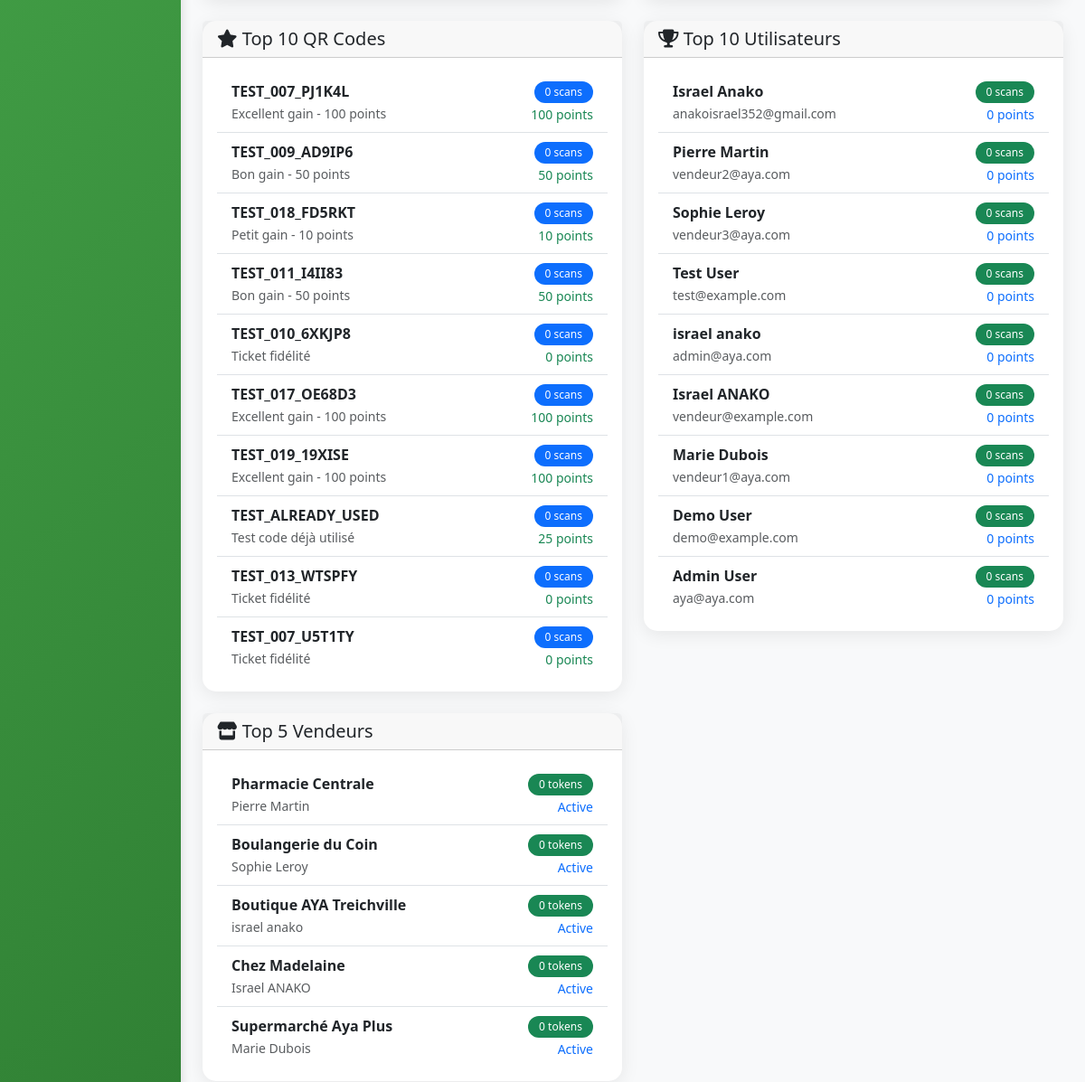
/dashboard/analytics/ (signed in, middle part), run on an earlier commit of the app's database.
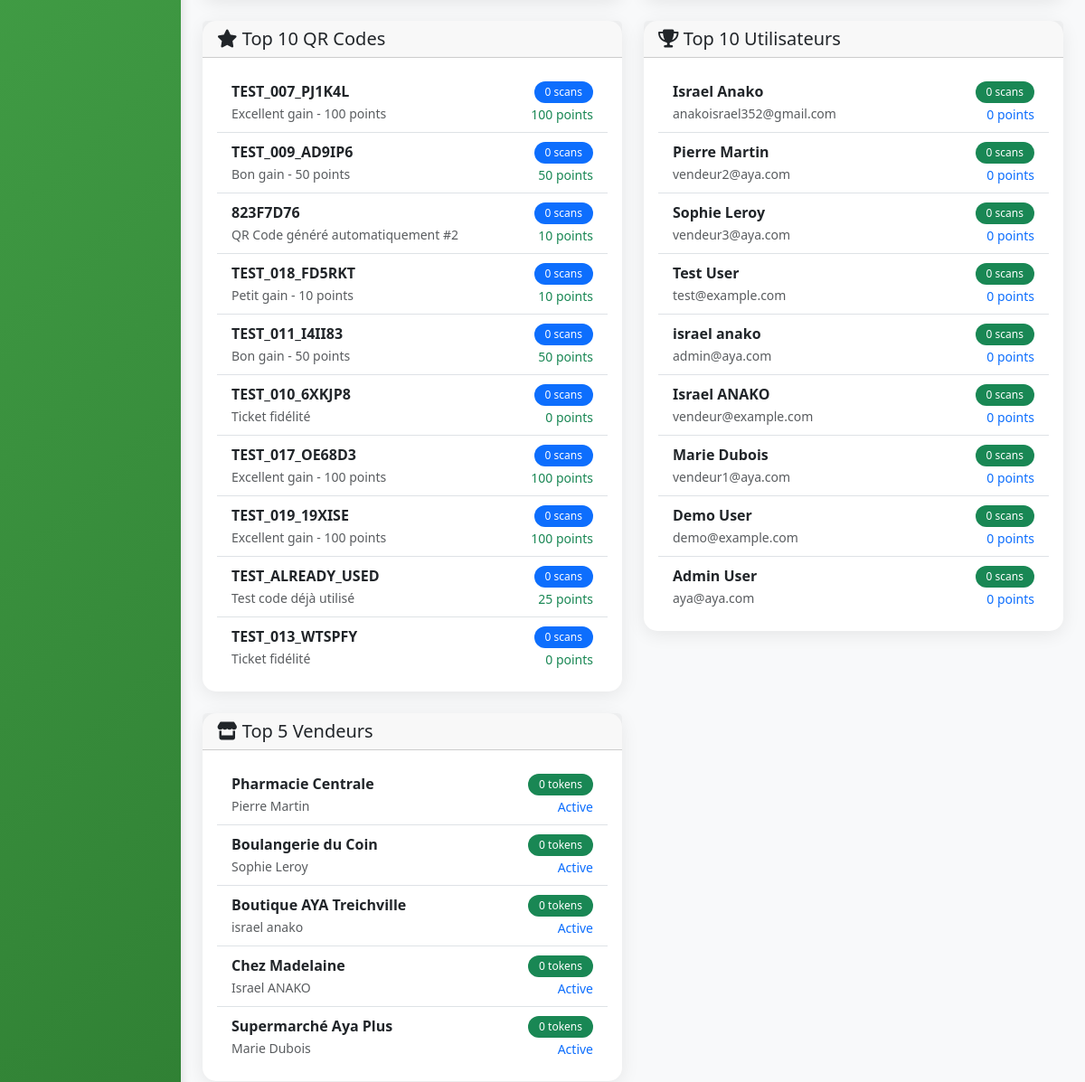
And on a later commit of the database.
### qr_codes/models.py (models this page shows, shortened)
class QRCode(models.Model):
    PRIZE_TYPES = [
        ('points', 'Points'),
        ('try_again', 'Réessayer'),
        ('loyalty_bonus', 'Bonus Fidélité'),
        ('mystery_box', 'Boîte Mystère'),
    ]
    id = models.UUIDField(primary_key=True, default=uuid.uuid4, editable=False)
    code = models.CharField(max_length=100, unique=True)
    points = models.IntegerField()
    description = models.TextField(max_length=500)
    prize_type = models.CharField(max_length=20, choices=PRIZE_TYPES, default='points')
    is_active = models.BooleanField(default=True)
    expires_at = models.DateTimeField(null=True, blank=True)
    created_at = models.DateTimeField(auto_now_add=True)
    created_by = models.ForeignKey(User, on_delete=models.SET_NULL, null=True, blank=True, related_name='created_qr_codes')
    batch_number = models.CharField(max_length=50, blank=True, help_text="Numéro de lot (ex: 4151000)")
    batch_sequence = models.IntegerField(null=True, blank=True, help_text="Numéro de séquence dans le lot")
    is_printed = models.BooleanField(default=False, help_text="QR code imprimé sur bouteille")
    class Meta:
        db_table = 'qr_codes'
        verbose_name = 'QR Code'
        verbose_name_plural = 'QR Codes'
        ordering = ['-created_at']

### authentication/models.py (models this page shows, shortened)
class User(AbstractUser):
    id = models.UUIDField(primary_key=True, default=uuid.uuid4, editable=False)
    email = models.EmailField(unique=True)
    first_name = models.CharField(max_length=30)
    last_name = models.CharField(max_length=30)
    available_points = models.IntegerField(default=0)
    exchanged_points = models.IntegerField(default=0)
    collected_qr_codes = models.IntegerField(default=0)
    personal_qr_code = models.CharField(max_length=100, unique=True, blank=True)
    created_at = models.DateTimeField(auto_now_add=True)
    last_login_at = models.DateTimeField(null=True, blank=True)
    USERNAME_FIELD = 'email'
    REQUIRED_FIELDS = ['first_name', 'last_name']
    objects = UserManager()
    class Meta:
        db_table = 'auth_user'
        verbose_name = 'User'
        verbose_name_plural = 'Users'
    @property
    def full_name(self):
        return f"{self.first_name} {self.last_name}"

class Vendor(models.Model):
    STATUS_CHOICES = [
        ('active', 'Actif'),
        ('inactive', 'Inactif'),
        ('suspended', 'Suspendu'),
    ]
    id = models.UUIDField(primary_key=True, default=uuid.uuid4, editable=False)
    user = models.OneToOneField(User, on_delete=models.CASCADE, related_name='vendor_profile')
    vendor_code = models.CharField(max_length=20, unique=True)
    business_name = models.CharField(max_length=200)
    business_address = models.TextField()
    phone_number = models.CharField(max_length=20)
    status = models.CharField(max_length=20, choices=STATUS_CHOICES, default='active')
    latitude = models.DecimalField(max_digits=10, decimal_places=7, null=True, blank=True, help_text="Latitude GPS")
    longitude = models.DecimalField(max_digits=10, decimal_places=7, null=True, blank=True, help_text="Longitude GPS")
    city = models.CharField(max_length=100, blank=True, help_text="Ville")
    region = models.CharField(max_length=100, blank=True, help_text="Région")
    country = models.CharField(max_length=100, default="Côte d'Ivoire", help_text="Pays")
    created_at = models.DateTimeField(auto_now_add=True)
    updated_at = models.DateTimeField(auto_now=True)
    created_by = models.ForeignKey(User, on_delete=models.SET_NULL, null=True, blank=True, related_name='created_vendors')
    class Meta:
        db_table = 'vendors'
        verbose_name = 'Vendor'
        verbose_name_plural = 'Vendors'
        ordering = ['-created_at']
    @property
    def full_name(self):
        return f"{self.user.first_name} {self.user.last_name}".strip() or self.user.email

### dashboard/views.py (the view)
# urls.py: path('analytics/', views.analytics, name='analytics'),
@login_required
@user_passes_test(is_admin)
def analytics(request):
    today = timezone.now().date()
    week_ago = today - timedelta(days=7)
    month_ago = today - timedelta(days=30)
    daily_scans = []
    for i in range(7):
        date = week_ago + timedelta(days=i)
        count = UserQRCode.objects.filter(
            scanned_at__date=date
        ).count()
        daily_scans.append({
            'date': date.strftime('%d/%m'),
            'count': count
        })
    daily_points = []
    for i in range(7):
        date = week_ago + timedelta(days=i)
        points = UserQRCode.objects.filter(
            scanned_at__date=date
        ).aggregate(total=Sum('points_earned'))['total'] or 0
        daily_points.append({
            'date': date.strftime('%d/%m'),
            'points': points
        })
    daily_games = []
    for i in range(7):
        date = week_ago + timedelta(days=i)
        spin_wheel_count = GameHistory.objects.filter(
            game_type='spin_wheel',
            played_at__date=date
        ).count()
        scratch_count = GameHistory.objects.filter(
            game_type='scratch_and_win',
            played_at__date=date
        ).count()
        daily_games.append({
            'date': date.strftime('%d/%m'),
            'spin_wheel': spin_wheel_count,
            'scratch_and_win': scratch_count,
        })
    daily_tokens = []
    for i in range(7):
        date = week_ago + timedelta(days=i)
        created_count = ExchangeToken.objects.filter(
            created_at__date=date
        ).count()
        used_count = ExchangeToken.objects.filter(
            used_at__date=date
        ).count()
        daily_tokens.append({
            'date': date.strftime('%d/%m'),
            'created': created_count,
            'used': used_count,
        })
    top_qr_codes = QRCode.objects.annotate(
        scan_count=Count('scanned_by_users')
    ).order_by('-scan_count')[:10]
    top_users = User.objects.annotate(
        scan_count=Count('scanned_qr_codes'),
        total_points=Sum('scanned_qr_codes__points_earned')
    ).order_by('-scan_count')[:10]
    top_vendors = Vendor.objects.annotate(
        tokens_validated=Count('user__exchange_tokens', filter=Q(user__exchange_tokens__is_used=True))
    ).order_by('-tokens_validated')[:5]
    total_vendors = Vendor.objects.count()
    active_vendors = Vendor.objects.filter(status='active').count()
    total_games = GameHistory.objects.count()
    total_tokens = ExchangeToken.objects.count()
    used_tokens = ExchangeToken.objects.filter(is_used=True).count()
    expired_tokens = ExchangeToken.objects.filter(
        is_used=False,
        expires_at__lte=timezone.now()
    ).count()
    conversion_rate = 0
    if total_tokens > 0:
        conversion_rate = (used_tokens / total_tokens) * 100
    context = {
        'daily_scans': json.dumps(daily_scans),
        'daily_points': json.dumps(daily_points),
        'daily_games': json.dumps(daily_games),
        'daily_tokens': json.dumps(daily_tokens),
        'top_qr_codes': top_qr_codes,
        'top_users': top_users,
        'top_vendors': top_vendors,
        'total_vendors': total_vendors,
        'active_vendors': active_vendors,
        'total_games': total_games,
        'total_tokens': total_tokens,
        'used_tokens': used_tokens,
        'expired_tokens': expired_tokens,
        'conversion_rate': round(conversion_rate, 1),
    }
    return render(request, 'dashboard/analytics.html', context)

### dashboard/views.py (called while the page is built)
def is_admin(user):
    return user.is_staff or user.is_superuser

### dashboard/templates/dashboard/analytics.html (shortened to what the changed rows need)
{% extends 'dashboard/base.html' %}
{% block content %}
<div class="row mb-4">
    <div class="col-md-6">
        <div class="card">
            <div class="card-body">
                {% if top_qr_codes %}
                    <div class="list-group list-group-flush">
                        {% for qr_code in top_qr_codes %}
                        <div class="list-group-item d-flex justify-content-between align-items-center">
                            <div>
                                <strong>{{ qr_code.code }}</strong>
                                <br>
                                <small class="text-muted">{{ qr_code.description|truncatechars:40 }}</small>
                            </div>
                            <div class="text-end">
                                <span class="badge bg-primary">{{ qr_code.scan_count }} scans</span>
                                <br>
                                <small class="text-success">{{ qr_code.points }} points</small>
                            </div>
                        </div>
                        {% endfor %}
                    </div>
                {% else %}
                    <p class="text-muted text-center">Aucune donnée disponible</p>
                {% endif %}
            </div>
        </div>
    </div>
    <div class="col-md-6">
        <div class="card">
            <div class="card-body">
                {% if top_users %}
                    <div class="list-group list-group-flush">
                        {% for user in top_users %}
                        <div class="list-group-item d-flex justify-content-between align-items-center">
                            <div>
                                <strong>{{ user.full_name }}</strong>
                                <br>
                                <small class="text-muted">{{ user.email }}</small>
                            </div>
                            <div class="text-end">
                                <span class="badge bg-success">{{ user.scan_count }} scans</span>
                                <br>
                                <small class="text-primary">{{ user.total_points|default:0 }} points</small>
                            </div>
                        </div>
                        {% endfor %}
                    </div>
                {% else %}
                    <p class="text-muted text-center">Aucune donnée disponible</p>
                {% endif %}
            </div>
        </div>
    </div>
</div>
<div class="row mb-4">
    <div class="col-md-6">
        <div class="card">
            <div class="card-body">
                {% if top_vendors %}
                    <div class="list-group list-group-flush">
                        {% for vendor in top_vendors %}
                        <div class="list-group-item d-flex justify-content-between align-items-center">
                            <div>
                                <strong>{{ vendor.business_name }}</strong>
                                <br>
                                <small class="text-muted">{{ vendor.full_name }}</small>
                            </div>
                            <div class="text-end">
                                <span class="badge bg-success">{{ vendor.tokens_validated }} tokens</span>
                                <br>
                                <small class="text-primary">{{ vendor.status|title }}</small>
                            </div>
                        </div>
                        {% endfor %}
                    </div>
                {% else %}
                    <p class="text-muted text-center">Aucun vendeur trouvé</p>
                {% endif %}
            </div>
        </div>
    </div>
</div>
{% endblock %}

What changed in the data, as far as the page shows it:
no longer on this page (row unchanged): QRCode: code "TEST_007_U5T1TY", description "Ticket fidélité", scan_count "0", points "0"
added QRCode: code "823F7D76", description "QR Code généré automatiquement #2", scan_count "0", points "10"
